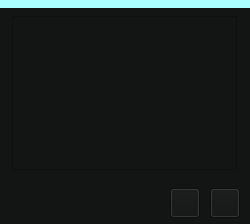
<?xml version="1.0" encoding="UTF-8"?>
<ui version="4.0">
 <class>Edit_page</class>
 <widget class="QWidget" name="Edit_page">
  <property name="geometry">
   <rect>
    <x>0</x>
    <y>0</y>
    <width>250</width>
    <height>224</height>
   </rect>
  </property>
  <property name="windowTitle">
   <string>Form</string>
  </property>
  <property name="styleSheet">
   <string notr="true">color: rgb(255, 255, 255);
background:rgb(19,20,20);

</string>
  </property>
  <widget class="QWidget" name="widget" native="true">
   <property name="geometry">
    <rect>
     <x>0</x>
     <y>0</y>
     <width>250</width>
     <height>224</height>
    </rect>
   </property>
   <property name="styleSheet">
    <string notr="true">background-color: rgb(170, 255, 255);</string>
   </property>
   <widget class="QWidget" name="widget_2" native="true">
    <property name="geometry">
     <rect>
      <x>0</x>
      <y>8</y>
      <width>250</width>
      <height>216</height>
     </rect>
    </property>
    <property name="styleSheet">
     <string notr="true">
background:rgb(19,20,20);

</string>
    </property>
    <widget class="QPushButton" name="color_btn">
     <property name="geometry">
      <rect>
       <x>170</x>
       <y>180</y>
       <width>30</width>
       <height>30</height>
      </rect>
     </property>
     <property name="styleSheet">
      <string notr="true">image: url(:/image/1x/color.png);

background:rgba(19,20,20,0.9);
</string>
     </property>
     <property name="text">
      <string/>
     </property>
    </widget>
    <widget class="QPushButton" name="chang_btn">
     <property name="geometry">
      <rect>
       <x>210</x>
       <y>180</y>
       <width>30</width>
       <height>30</height>
      </rect>
     </property>
     <property name="styleSheet">
      <string notr="true"/>
     </property>
     <property name="text">
      <string/>
     </property>
    </widget>
    <widget class="QTextEdit" name="textEdit">
     <property name="geometry">
      <rect>
       <x>12</x>
       <y>8</y>
       <width>225</width>
       <height>154</height>
      </rect>
     </property>
     <property name="styleSheet">
      <string notr="true">color: rgb(255, 255, 255);</string>
     </property>
    </widget>
   </widget>
  </widget>
 </widget>
 <resources/>
 <connections/>
</ui>
